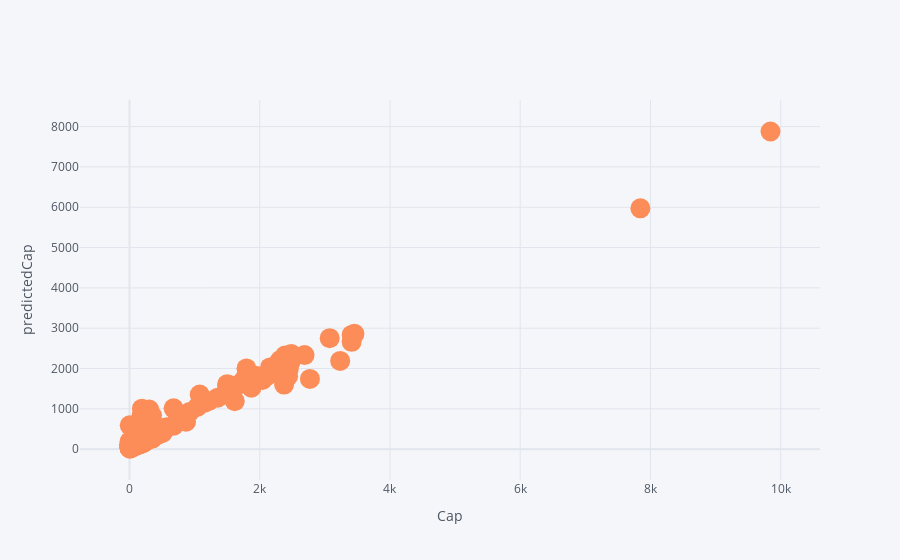

The notebook cell saved with this chart:
### Code cell
df.iplot(kind='scatter',x='Cap',y='predictedCap',mode='markers',colorscale='rdylbu',size=20,width=3,xTitle='Cap',yTitle='predictedCap')

### Figure 1 — Plotly figure (JSON) as saved in the notebook; plotly's stock layout.template omitted (floating-point values rounded to 4 significant figures; data arrays with more than 128 entries replaced by an {"elided": "..."} marker saying what was removed)
{"data": [{"line": {"color": "rgba(252, 141, 89, 1.0)", "dash": "solid", "shape": "linear", "width": 3}, "marker": {"size": 20, "symbol": "circle"}, "mode": "markers", "name": "predictedCap", "text": "", "type": "scatter", "x": {"elided": "483 float values"}, "y": {"elided": "483 float values"}}], "layout": {"legend": {"bgcolor": "#F5F6F9", "font": {"color": "#4D5663"}}, "paper_bgcolor": "#F5F6F9", "plot_bgcolor": "#F5F6F9", "title": {"font": {"color": "#4D5663"}}, "xaxis": {"gridcolor": "#E1E5ED", "showgrid": true, "tickfont": {"color": "#4D5663"}, "title": {"font": {"color": "#4D5663"}, "text": "Cap"}, "zerolinecolor": "#E1E5ED"}, "yaxis": {"gridcolor": "#E1E5ED", "showgrid": true, "tickfont": {"color": "#4D5663"}, "title": {"font": {"color": "#4D5663"}, "text": "predictedCap"}, "zerolinecolor": "#E1E5ED"}}}
